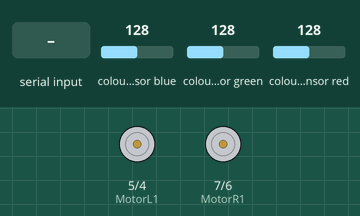
Bench run of a sketch on a simulated Arduino Uno, built with avr-gcc and run on an emulated ATmega328P. Shown: motor-driver pin pairs drawn as motors (green arrow = first pin HIGH = forward, orange = second pin HIGH = backward, longer = more drive, scaled by the enable pin). Wiring (inferred from the names in the program): TCS3200 colour sensor: output pin 8; S2 pin 11; S3 pin 12; S0 pin 2; S1 pin 10. The inputs (shaded band) are chosen by the test bench; at power-on: colour sensor blue 128, colour sensor green 128, colour sensor red 128. What the sketch prints to the serial monitor is not drawn.

Above: at 1.2 s.
1.3 s: "1" received over Serial
At 4.1 s:
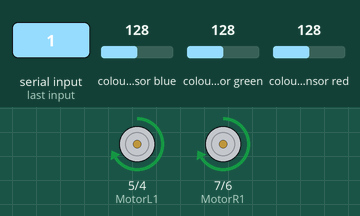
4.3 s: "2" received over Serial
7.3 s: "3" received over Serial
10.3 s: "0" received over Serial
At 12.0 s:
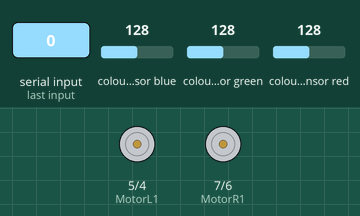
12.9 s: "4" received over Serial
At 15.7 s:
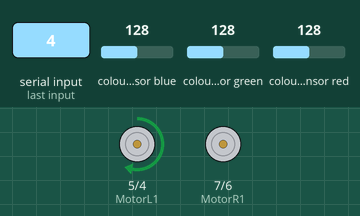
Timing chart, 0 to 16.9 s (numbered marks = the images above; inputs shaded):
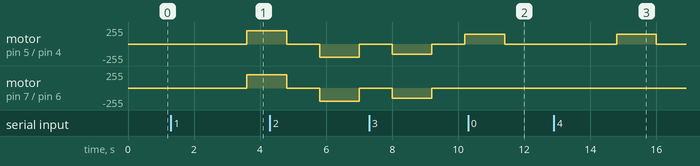

Measured:
- after the input at 1.3 s, motor on pin 5 (MotorL1) / pin 4 (MotorL2), motor on pin 7 (MotorR1) / pin 6 (MotorR2): stopped → forward 200/255 after 2.3 s
- after the input at 10.3 s, motor on pin 5 (MotorL1) / pin 4 (MotorL2): goes on until 11.4 s, then stays stopped
- after the input at 12.9 s, motor on pin 5 (MotorL1) / pin 4 (MotorL2): stopped → forward 150/255 after 1.9 s, → stopped 1.2 s later

The sketch:

autonomousvehicle.ino
```cpp
// Video Linki: https://youtu.be/22g7Y91TShE
/*Kaynakça:
https://passionelectronique.fr/tutoriel-l298n/
https://www.mouser.com/catalog/specsheets/tcs3200-e11.pdf
https://lastminuteengineers.com/tcs230-tcs3200-color-sensor-arduino-tutorial/
https://www.instructables.com/Remotely-Control-LED-using-HC-05-Bluetooth-Arduino/#:~:text=Open%20Bluetooth%20Terminal%20app.,to%20turn%20the%20LED%20off.
*/
#define S0 2
#define S1 10
#define S2 11
#define S3 12
#define sensorOut 8 // Renk Sensörü pinleri

#define MotorR1 7 // L298N üzerindeki IN1 pini
#define MotorR2 6 //L298N üzerindeki IN2 pini
#define MotorRenable 9  // L298N üzerindeki enA pini
#define MotorL1 5 // L298N üzerindeki IN3 pini
#define MotorL2 4 // L298N üzerindeki IN4 pini
#define MotorLenable 3// L298N üzerindeki enB pini

int Redfrequency = 0;
int Greenfrequency = 0; //Kırmızı ve yeşil renklerin frekanslarını alacağımız değişkeni yarattık
int veri;  // Bluetooth verisi

void setup() {
  pinMode(MotorL1, OUTPUT);
  pinMode(MotorL2, OUTPUT);
  pinMode(MotorLenable, OUTPUT);
  pinMode(MotorR1, OUTPUT);
  pinMode(MotorR2, OUTPUT);
  pinMode(MotorRenable, OUTPUT);
  pinMode(S0, OUTPUT);
  pinMode(S1, OUTPUT);
  pinMode(S2, OUTPUT);
  pinMode(S3, OUTPUT);
  pinMode(sensorOut, INPUT);

  digitalWrite(S0,HIGH);
  digitalWrite(S1,LOW);
  Serial.begin(9600);   //Seri haberleşmeyi başlattık
}
void loop() {
  if(Serial.available()>0){
    Serial.print("Bağlandı!");      //Seri haberleşmeden veri gelmesini bekliyoruz.
    veri = Serial.read();         //Seri haberleşmeden gelen veriyi okuyoruz.
  }

  digitalWrite(S2,LOW);
  digitalWrite(S3,LOW);
  Redfrequency = pulseIn(sensorOut, LOW); //Kırmızı rengi ölçmeye başladık
  Redfrequency = map(Redfrequency, 385,102,255,0); //Kırmızı rengin değerini daha kolay anlayabilmek için 0 ve 255'e göre ayarladık
  delay(100);
  Greenfrequency = pulseIn(sensorOut, LOW); //Yeşil rengi ölçmeye başladık
  Greenfrequency = map(Greenfrequency, 370,125,255,0); //Yeşil rengin değerini daha kolay anlayabilmek için 0 ve 255'e göre ayarladık
  delay(100);

  if(Redfrequency < 20){ //Kırmızı rengi algılıyorsa dur fonksiyonunu çalıştır.
    dur();
    delay(1000);
}
  if(veri == '1'){ //İleri tuşuna basınca bluetoothdan gelen 1 değerini alırsan ileri fonksiyonunu çalıştır
    ileri();
    delay(1000);
  }
    if(veri == '2'){//Geri tuşuna basınca bluetoothdan gelen 2 değerini alırsan geri fonksiyonunu çalıştır
    geri();
    delay(1000);
  }
    if(veri == '3'){ //Sağ tuşuna basınca bluetoothdan gelen 3 değerini alırsan sag fonksiyonunu çalıştır
    sag();
    delay(1000);
  }
  if(veri == '4'){//Sol tuşuna basınca bluetoothdan gelen 4 değerini alırsan sol fonksiyonunu çalıştır
    sol();
    delay(1000);
  }

}


 void ileri(){  // Robotun ileri yönde hareketi için fonksiyon tanımlıyoruz.

  digitalWrite(MotorR1, HIGH); // Sağ motorun ileri hareketi aktif
  digitalWrite(MotorR2, LOW); // Sağ motorun geri hareketi pasif
  analogWrite(MotorRenable, 200); // Sağ motorun hızı 150

  digitalWrite(MotorL1, HIGH); // Sol motorun ileri hareketi aktif
  digitalWrite(MotorL2, LOW); // Sol motorun geri hareketi pasif
  analogWrite(MotorLenable, 200); // Sol motorun hızı 150


}


void sag(){ // Robotun sağa dönme hareketi için fonksiyon tanımlıyoruz.

  digitalWrite(MotorR1, HIGH); // Sağ motorun ileri hareketi aktif
  digitalWrite(MotorR2, LOW); // Sağ motorun geri hareketi pasif
  analogWrite(MotorRenable, 0); // Sağ motorun hızı 0 (Motor duruyor)

  digitalWrite(MotorL1, HIGH); // Sol motorun ileri hareketi aktif
  digitalWrite(MotorL2, LOW); // Sol motorun geri hareketi pasif
  analogWrite(MotorLenable, 150); // Sol motorun hızı 150


}
void sol(){ // Robotun sola dönme hareketi için fonksiyon tanımlıyoruz.

  digitalWrite(MotorL1, HIGH); // Sol motorun ileri hareketi aktif
  digitalWrite(MotorL2, LOW); // Sol motorun geri hareketi pasif
  analogWrite(MotorRenable, 0); // Sol motorun hızı 0 (Motor duruyor)

  digitalWrite(MotorR1, HIGH); // Sağ motorun ileri hareketi aktif
  digitalWrite(MotorR2, LOW); // Sağ motorun geri hareketi pasif
  analogWrite(MotorLenable, 150); // Sağ motorun hızı 150


}


void geri(){ // Robotun geri yönde hareketi için fonksiyon tanımlıyoruz.

  digitalWrite(MotorR1, LOW); // Sağ motorun ileri hareketi pasif
  digitalWrite(MotorR2, HIGH); // Sağ motorun geri hareketi aktif
  analogWrite(MotorRenable, 150); // Sağ motorun hızı 150

  digitalWrite(MotorL1, LOW); // Sol motorun ileri hareketi pasif
  digitalWrite(MotorL2, HIGH); // Sol motorun geri hareketi aktif
  analogWrite(MotorLenable, 150); // Sol motorun hızı 150

}
void dur(){ // Robotun geri yönde hareketi için fonksiyon tanımlıyoruz.

  digitalWrite(MotorR1, LOW); // Sağ motorun ileri hareketi pasif
  digitalWrite(MotorR2, HIGH); // Sağ motorun geri hareketi aktif
  analogWrite(MotorRenable, 0); // Sağ motorun hızı 150

  digitalWrite(MotorL1, LOW); // Sol motorun ileri hareketi pasif
  digitalWrite(MotorL2, HIGH); // Sol motorun geri hareketi aktif
  analogWrite(MotorLenable, 0); // Sol motorun hızı 150

}
```
